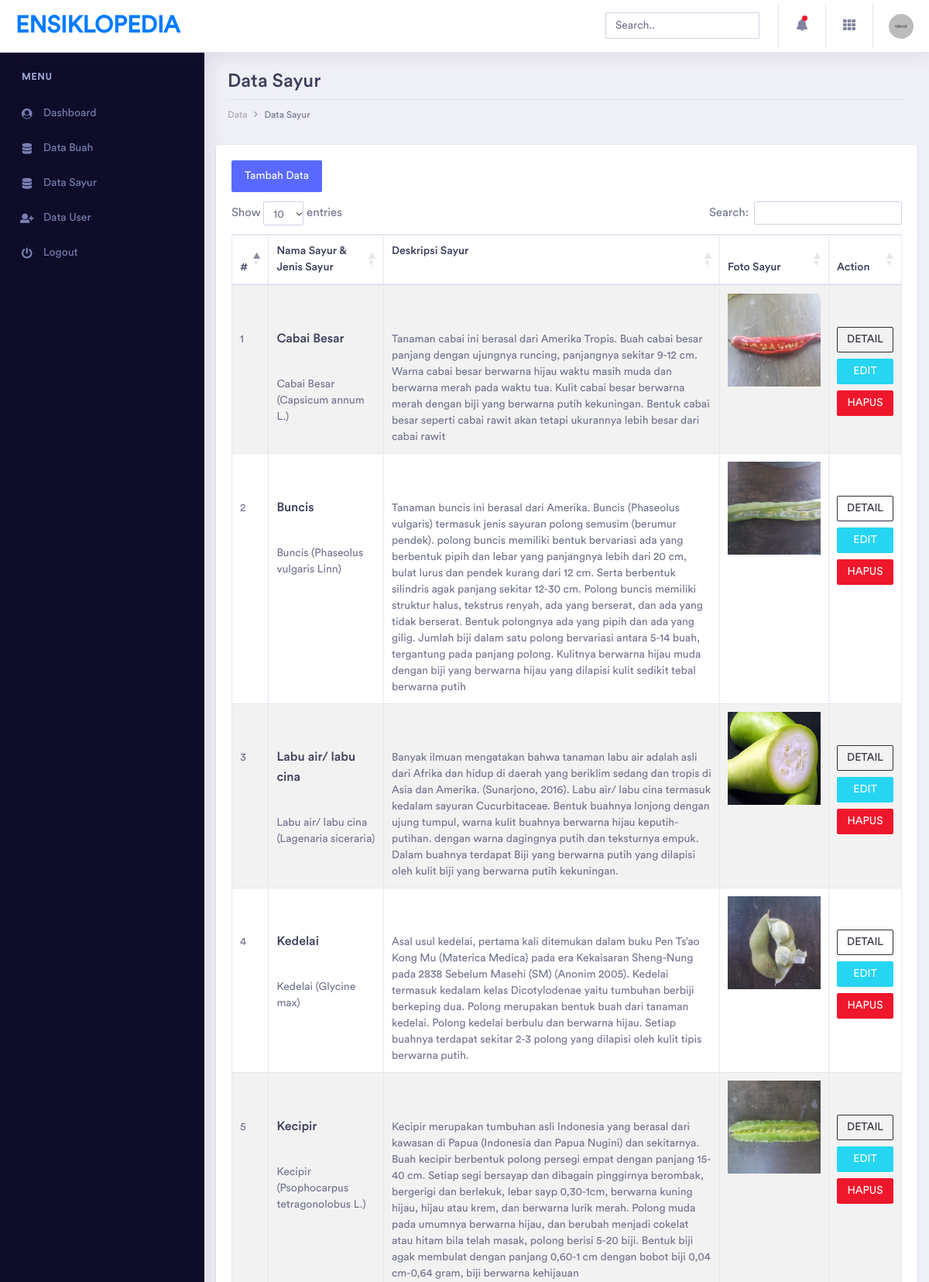
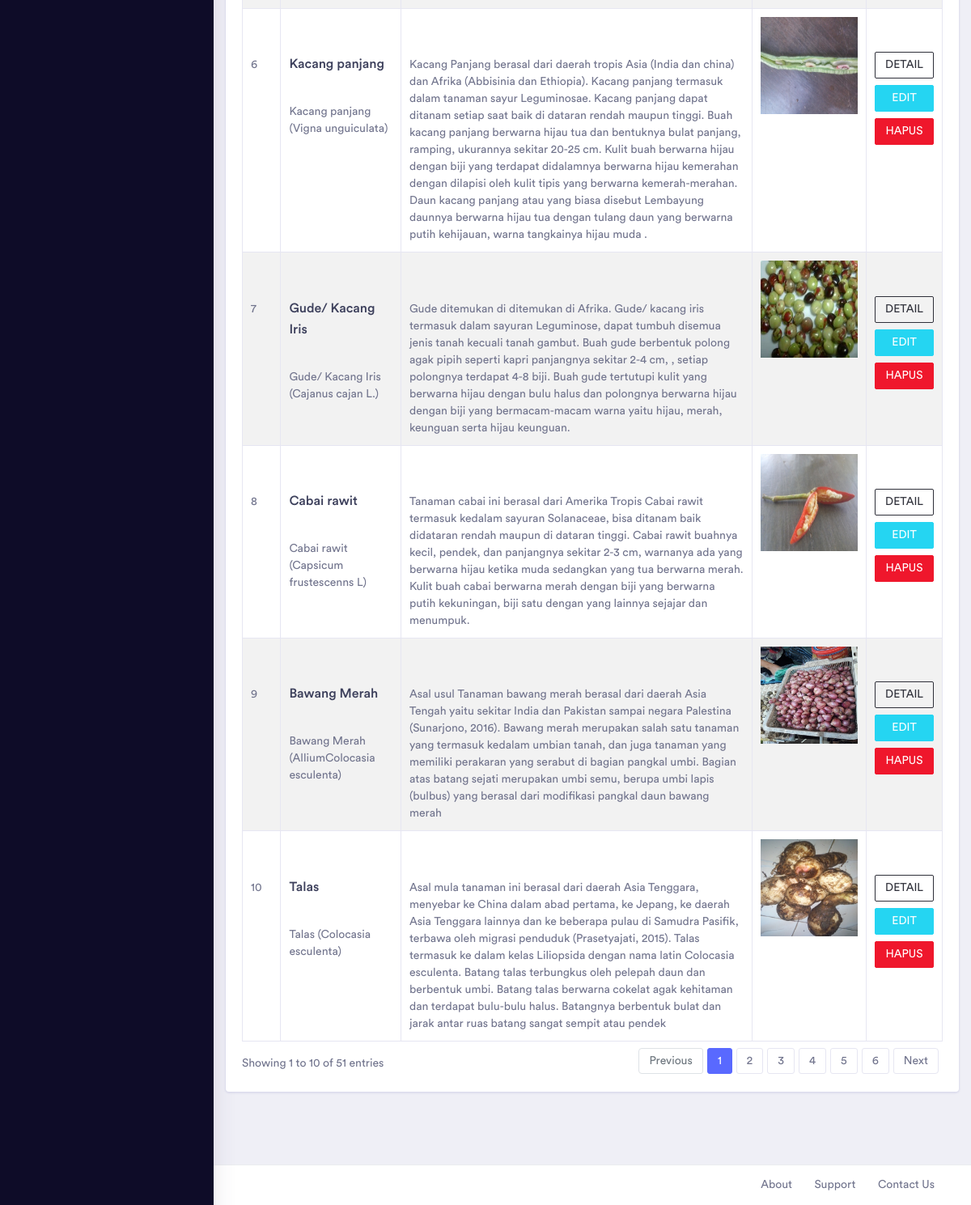
The page /index.php/admin/sayuran on the database its author committed (2 pictures, top to bottom).
### tables this page shows
CREATE TABLE `ensiklopedia_data` (
  `data_id` varchar(100) NOT NULL,
  `kategori` varchar(50) NOT NULL,
  `nama` varchar(255) DEFAULT NULL,
  `jenis` varchar(255) DEFAULT NULL,
  `deskripsi` longtext,
  `kandungan` text,
  `manfaat` text,
  `klasifikasi` text,
  `sub_klasifikasi` text,
  `video` varchar(255) DEFAULT NULL,
  `created_at` datetime NOT NULL,
  `updated_at` timestamp NOT NULL DEFAULT CURRENT_TIMESTAMP,
  `is_active` int(1) NOT NULL DEFAULT '1',
  `cek` int(1) NOT NULL DEFAULT '0',
  `term` text,
  `similarity` double DEFAULT NULL,
  `time` varchar(10) NOT NULL
);

CREATE TABLE `ensiklopedia_foto` (
  `jenis_foto` varchar(250) NOT NULL,
  `id_jenis` int(11) NOT NULL,
  `id_master` varchar(100) NOT NULL
);

### application/controllers/admin/Sayuran.php (called while the page is built, shortened)
<?php
class Sayuran extends CI_Controller
{
	public function __construct()
	{
		$this->load->model("Mbuah_sayur", "buah");
	}
	public function index()
	{
		$content = $this->buah->getSayur();
		$data["title"] = "Data Sayur";
		$data["content"] = $content;
		$data["page"] = "admin/pages/sayur/index";
		$this->load->view("admin/main/main", $data);
	}
}

### index.php (called while the page is built, shortened)
<?php
require_once BASEPATH.'core/CodeIgniter.php';

### application/models/Mbuah_sayur.php (called while the page is built, shortened)
<?php
class Mbuah_sayur extends CI_Model
{
	public function getSayur()
	{
		return $this->db->where("kategori", "sayur")->order_by("created_at", "DESC")->get("ensiklopedia_data")->result();
	}
}

### application/views/admin/pages/sayur/index.php (the view, shortened to what this page needs)
<div class="card">
	<div class="card-body">
		<div class="form-group">
			<a href="#" class="btn btn-primary" data-toggle="modal" data-target="#tambah">Tambah Data</a>
		</div>
		<div class="table-responsive">
			<table class="table table-hover table-striped table-bordered">
				<thead>
				<tr>
					<th>#</th>
					<th>Nama Sayur & Jenis Sayur</th>
					<th width="500px">Deskripsi Sayur <span class="text-white">dbncksbvkdsjkvsjvsjjbjvhbfjvbjdbncksbvkdsjkvsjvsjjbjvhbfjvbj</span>
					</th>
					<th>Foto Sayur</th>
					<th>Action</th>
				</tr>
				</thead>
				<tbody>
				<?php foreach ($content as $key => $value):
					$foto = $this->db->get_where("ensiklopedia_foto",array("id_master" => $value->data_id))->row();
					?>
					<tr>
						<td><?= $key + 1 ?></td>
						<td><h4><?= $value->nama ?></h4><br><?= $value->jenis ?></td>
						<td><?= $value->deskripsi ?></td>
						<td>
							<img src="<?=base_url("img/$foto->jenis_foto")?>" alt="" style="width: 120px; height: 120px">
						</td>
						<td>
							<a href="#" class="btn btn-sm btn-outline-dark btn-block detail" data-toggle="modal" data-target="#detail" data-id="<?=$value->data_id?>">DETAIL</a>
							<a href="#" class="btn btn-sm btn-info btn-block edit_sayur" data-toggle="modal" data-target="#edit" data-id="<?=$value->data_id?>">EDIT</a>
							<a href="<?=base_url("admin/sayuran/delete/$value->data_id")?>" onclick="return confirm('Yakin ?')" class="btn btn-sm btn-danger btn-block">HAPUS</a>
						</td>
					</tr>
				<?php endforeach; ?>
				</tbody>
			</table>
		</div>
	</div>
</div>

### application/views/admin/partials/head.php (shortened to what this page needs)
<!doctype html>
<html lang="en">
<head>
	<link rel="stylesheet" href="<?=base_url("back-end")?>/assets/vendor/bootstrap/css/bootstrap.min.css">
	<link href="<?=base_url("back-end")?>/assets/vendor/fonts/circular-std/style.css" rel="stylesheet">
	<link rel="stylesheet" href="<?=base_url("back-end")?>/assets/libs/css/style.css">
	<link rel="stylesheet" href="<?=base_url("back-end")?>/assets/vendor/fonts/fontawesome/css/fontawesome-all.css">
	<link rel="stylesheet" href="<?=base_url("back-end")?>/assets/vendor/charts/chartist-bundle/chartist.css">
	<link rel="stylesheet" href="<?=base_url("back-end")?>/assets/vendor/charts/morris-bundle/morris.css">
	<link rel="stylesheet" href="<?=base_url("back-end")?>/assets/vendor/fonts/material-design-iconic-font/css/materialdesignicons.min.css">
	<link rel="stylesheet" href="<?=base_url("back-end")?>/assets/vendor/charts/c3charts/c3.css">
	<link rel="stylesheet" href="<?=base_url("back-end")?>/assets/vendor/fonts/flag-icon-css/flag-icon.min.css">
	<link rel="stylesheet" href="https://cdn.datatables.net/1.10.19/css/dataTables.bootstrap4.min.css">
	<link rel="stylesheet" href="https://cdn.datatables.net/responsive/2.2.3/css/responsive.bootstrap4.min.css">
</head>
<body>
<div class="dashboard-main-wrapper">

### application/views/admin/partials/navbar.php (shortened to what this page needs)
<div class="dashboard-header">
	<nav class="navbar navbar-expand-lg bg-white fixed-top">
		<a class="navbar-brand" href="index.html">EnsiklopediA</a>
		<div class="collapse navbar-collapse " id="navbarSupportedContent">
			<ul class="navbar-nav ml-auto navbar-right-top">
				<li class="nav-item">
					<div id="custom-search" class="top-search-bar">
						<input class="form-control" type="text" placeholder="Search..">
					</div>
				</li>
				<li class="nav-item dropdown notification">
					<a class="nav-link nav-icons" href="#" id="navbarDropdownMenuLink1" data-toggle="dropdown"
					   aria-haspopup="true" aria-expanded="false"><i class="fas fa-fw fa-bell"></i> <span
							class="indicator"></span></a>
				</li>
				<li class="nav-item dropdown connection">
					<a class="nav-link" href="#" id="navbarDropdown" role="button" data-toggle="dropdown"
					   aria-haspopup="true" aria-expanded="false"> <i class="fas fa-fw fa-th"></i> </a>
				</li>
				<li class="nav-item dropdown nav-user">
					<a class="nav-link nav-user-img" href="#" id="navbarDropdownMenuLink2" data-toggle="dropdown"
					   aria-haspopup="true" aria-expanded="false"><img src="<?=base_url("back-end")?>/assets/images/avatar-1.jpg" alt=""
																	   class="user-avatar-md rounded-circle"></a>
				</li>
			</ul>
		</div>
	</nav>
</div>

### application/views/admin/partials/sidebar.php (shortened to what this page needs)
<div class="nav-left-sidebar sidebar-dark">
	<div class="menu-list">
		<nav class="navbar navbar-expand-lg navbar-light">
			<div class="collapse navbar-collapse" id="navbarNav">
				<ul class="navbar-nav flex-column">
					<li class="nav-divider">
						Menu
					</li>
					<li class="nav-item">
						<a class="nav-link" href="<?=base_url("admin")?>"><i class="fa fa-fw fa-user-circle"></i> Dashboard</a>
					</li>
					<li class="nav-item">
						<a class="nav-link" href="<?=base_url("admin/buah")?>"><i class="fa fa-fw fa-database"></i> Data Buah</a>
					</li>
					<li class="nav-item">
						<a class="nav-link" href="<?=base_url("admin/sayuran")?>"><i class="fa fa-fw fa-database"></i> Data Sayur</a>
					</li>
					<li class="nav-item">
						<a class="nav-link" href="<?=base_url("admin/user")?>"><i class="fa fa-fw fa-user-plus"></i> Data User</a>
					</li>
					<li class="nav-item">
						<a class="nav-link" href="<?=base_url("auth/out")?>" onclick="return confirm('Yakin ingin keluar ?')"><i class="fa fa-fw fa-power-off"></i> Logout</a>
					</li>
				</ul>
			</div>
		</nav>
	</div>
</div>

### application/views/admin/main/main.php
<?php
$this->load->view("admin/partials/head");
$this->load->view("admin/partials/navbar");
$this->load->view("admin/partials/sidebar");
?>
<div class="dashboard-wrapper">
	<div class="dashboard-ecommerce">
		<div class="container-fluid dashboard-content ">
			<div class="row">
				<div class="col-xl-12 col-lg-12 col-md-12 col-sm-12 col-12">
					<div class="page-header">
						<h2 class="pageheader-title"><?=$title?></h2>
						<div class="page-breadcrumb">
							<nav aria-label="breadcrumb">
								<ol class="breadcrumb">
									<li class="breadcrumb-item"><a href="#" class="breadcrumb-link">Data</a></li>
									<li class="breadcrumb-item active" aria-current="page"><?=$title?>
									</li>
								</ol>
							</nav>
						</div>
					</div>
				</div>
			</div>
			<div class="ecommerce-widget">
				<div class="row">
					<?php $this->load->view($page, $content); ?>
				</div>
			</div>
		</div>
	</div>
</div>
<?php
$this->load->view("admin/partials/footer");
?>

### application/views/admin/partials/footer.php (shortened to what this page needs)
<div class="footer">
	<div class="container-fluid">
		<div class="row">
			<div class="col-xl-6 col-lg-6 col-md-6 col-sm-12 col-12">
			</div>
			<div class="col-xl-6 col-lg-6 col-md-6 col-sm-12 col-12">
				<div class="text-md-right footer-links d-none d-sm-block">
					<a href="javascript: void(0);">About</a>
					<a href="javascript: void(0);">Support</a>
					<a href="javascript: void(0);">Contact Us</a>
				</div>
			</div>
		</div>
	</div>
</div>
</div>
</body>
</html>

### application/views/admin/partials/head.php (style rules this page uses)
td { vertical-align: unset!important; }

### rows shown on the page
ensiklopedia_data: nama "Cabai Besar", jenis "Cabai Besar (Capsicum annum L.)", deskripsi "Tanaman cabai ini berasal dari Amerika Tropis. Buah cabai besar panjang dengan ujungnya runcing, panjangnya sekitar 9-12 cm. Warna cabai besar berwarna hijau waktu masih muda dan berwarna merah pada waktu tua. Kulit cabai besar berwarna merah dengan biji yang berwarna putih kekuningan. Bentuk cabai besar seperti cabai rawit akan tetapi ukurannya lebih besar dari cabai rawit", ensiklopedia_foto.jenis_foto (picture)
ensiklopedia_data: nama "Buncis", jenis "Buncis (Phaseolus vulgaris Linn)", deskripsi "Tanaman buncis ini berasal dari Amerika. Buncis (Phaseolus vulgaris) termasuk jenis sayuran polong semusim (berumur pendek). polong buncis memiliki bentuk bervariasi ada yang berbentuk pipih dan lebar yang panjangnya lebih dari 20 cm, bulat lurus dan pendek kurang dari 12 cm. Serta berbentuk silindris agak panjang sekitar 12-30 cm. Polong buncis memiliki struktur halus, tekstrus renyah, ada yang berserat, dan ada yang tidak berserat. Bentuk polongnya ada yang pipih dan ada yang gilig. Jumlah biji dalam satu polong bervariasi antara 5-14 buah, tergantung pada panjang polong. Kulitnya berwarna hijau muda dengan biji yang berwarna hijau yang dilapisi kulit sedikit tebal berwarna putih", ensiklopedia_foto.jenis_foto (picture)
ensiklopedia_data: nama "Labu air/ labu cina", jenis "Labu air/ labu cina (Lagenaria siceraria)", deskripsi "Banyak ilmuan mengatakan bahwa tanaman labu air adalah asli dari Afrika dan hidup di daerah yang beriklim sedang dan tropis di Asia dan Amerika. (Sunarjono, 2016). Labu air/ labu cina termasuk kedalam sayuran Cucurbitaceae. Bentuk buahnya lonjong dengan ujung tumpul, warna kulit buahnya berwarna hijau keputih-putihan. dengan warna dagingnya putih dan teksturnya empuk. Dalam buahnya terdapat Biji yang berwarna putih yang dilapisi oleh kulit biji yang berwarna putih kekuningan.", ensiklopedia_foto.jenis_foto (picture)
ensiklopedia_data: nama "Kedelai", jenis "Kedelai (Glycine max)", deskripsi "Asal usul kedelai, pertama kali ditemukan dalam buku Pen Ts’ao Kong Mu (Materica Medica) pada era Kekaisaran Sheng-Nung pada 2838 Sebelum Masehi (SM) (Anonim 2005). Kedelai termasuk kedalam kelas Dicotylodenae yaitu tumbuhan berbiji berkeping dua. Polong merupakan bentuk buah dari tanaman kedelai. Polong kedelai berbulu dan berwarna hijau. Setiap buahnya terdapat sekitar 2-3 polong yang dilapisi oleh kulit tipis berwarna putih.", ensiklopedia_foto.jenis_foto (picture)
ensiklopedia_data: nama "Kecipir", jenis "Kecipir (Psophocarpus tetragonolobus L.)", deskripsi "Kecipir merupakan tumbuhan asli Indonesia yang berasal dari kawasan di Papua (Indonesia dan Papua Nugini) dan sekitarnya. Buah kecipir berbentuk polong persegi empat dengan panjang 15-40 cm. Setiap segi bersayap dan dibagain pinggirnya berombak, bergerigi dan berlekuk, lebar sayp 0,30-1cm, berwarna kuning hijau, hijau atau krem, dan berwarna lurik merah. Polong muda pada umumnya berwarna hijau, dan berubah menjadi cokelat atau hitam bila telah masak, polong berisi 5-20 biji. Bentuk biji agak membulat dengan panjang 0,60-1 cm dengan bobot biji 0,04 cm-0,64 gram, biji berwarna kehijauan", ensiklopedia_foto.jenis_foto (picture)
ensiklopedia_data: nama "Kacang panjang", jenis "Kacang panjang (Vigna unguiculata)", deskripsi "Kacang Panjang berasal dari daerah tropis Asia (India dan china) dan Afrika (Abbisinia dan Ethiopia). Kacang panjang termasuk dalam tanaman sayur Leguminosae. Kacang panjang dapat ditanam setiap saat baik di dataran rendah maupun tinggi. Buah kacang panjang berwarna hijau tua dan bentuknya bulat panjang, ramping, ukurannya sekitar 20-25 cm. Kulit buah berwarna hijau dengan biji yang terdapat didalamnya berwarna hijau kemerahan dengan dilapisi oleh kulit tipis yang berwarna kemerah-merahan. Daun kacang panjang atau yang biasa disebut Lembayung daunnya berwarna hijau tua dengan tulang daun yang berwarna putih kehijauan, warna tangkainya hijau muda .", ensiklopedia_foto.jenis_foto (picture)
ensiklopedia_data: nama "Gude/ Kacang Iris", jenis "Gude/ Kacang Iris (Cajanus cajan L.)", deskripsi "Gude ditemukan di ditemukan di Afrika. Gude/ kacang iris termasuk dalam sayuran Leguminose, dapat tumbuh disemua jenis tanah kecuali tanah gambut. Buah gude berbentuk polong agak pipih seperti kapri panjangnya sekitar 2-4 cm, , setiap polongnya terdapat 4-8 biji. Buah gude tertutupi kulit yang berwarna hijau dengan bulu halus dan polongnya berwarna hijau dengan biji yang bermacam-macam warna yaitu hijau, merah, keunguan serta hijau keunguan.", ensiklopedia_foto.jenis_foto (picture)
ensiklopedia_data: nama "Cabai rawit", jenis "Cabai rawit (Capsicum frustescenns L)", deskripsi "Tanaman cabai ini berasal dari Amerika Tropis Cabai rawit termasuk kedalam sayuran Solanaceae, bisa ditanam baik didataran rendah maupun di dataran tinggi. Cabai rawit buahnya kecil, pendek, dan panjangnya sekitar 2-3 cm, warnanya ada yang berwarna hijau ketika muda sedangkan yang tua berwarna merah. Kulit buah cabai berwarna merah dengan biji yang berwarna putih kekuningan, biji satu dengan yang lainnya sejajar dan menumpuk.", ensiklopedia_foto.jenis_foto (picture)
ensiklopedia_data: nama "Bawang Merah", jenis "Bawang Merah (AlliumColocasia esculenta)", deskripsi "Asal usul Tanaman bawang merah berasal dari daerah Asia Tengah yaitu sekitar India dan Pakistan sampai negara Palestina (Sunarjono, 2016). Bawang merah merupakan salah satu tanaman yang termasuk kedalam umbian tanah, dan juga tanaman yang memiliki perakaran yang serabut di bagian pangkal umbi. Bagian atas batang sejati merupakan umbi semu, berupa umbi lapis (bulbus) yang berasal dari modifikasi pangkal daun bawang merah", ensiklopedia_foto.jenis_foto (picture)
ensiklopedia_data: nama "Talas", jenis "Talas (Colocasia esculenta)", deskripsi "Asal mula tanaman ini berasal dari daerah Asia Tenggara, menyebar ke China dalam abad pertama, ke Jepang, ke daerah Asia Tenggara lainnya dan ke beberapa pulau di Samudra Pasifik, terbawa oleh migrasi penduduk (Prasetyajati, 2015). Talas termasuk ke dalam kelas Liliopsida dengan nama latin Colocasia esculenta. Batang talas terbungkus oleh pelepah daun dan berbentuk umbi. Batang talas berwarna cokelat agak kehitaman dan terdapat bulu-bulu halus. Batangnya berbentuk bulat dan jarak antar ruas batang sangat sempit atau pendek", ensiklopedia_foto.jenis_foto (picture)

### other values the page prints
$title "Data Sayur"
